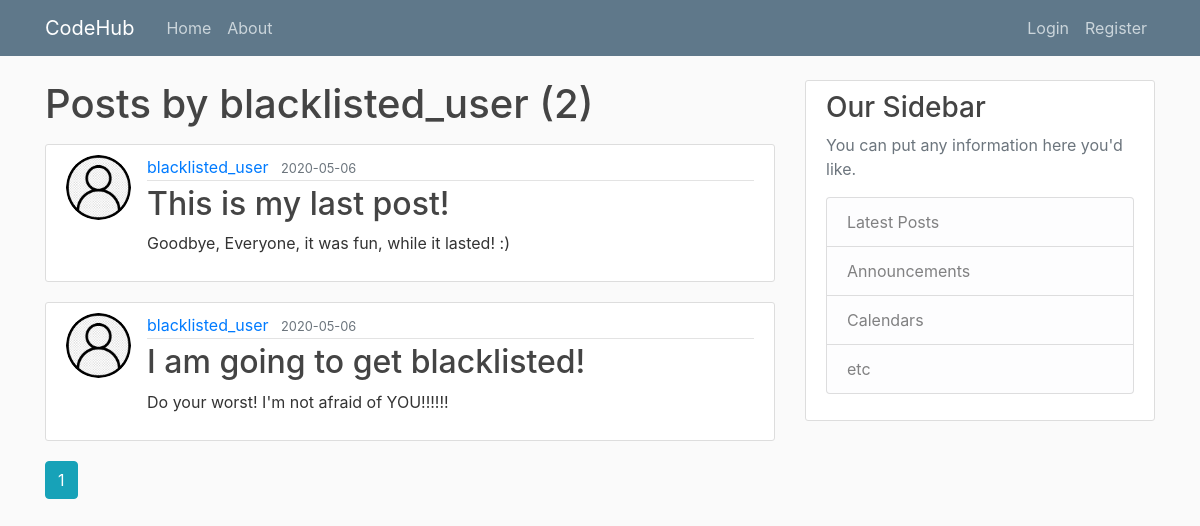
Page /user/blacklisted_user on the committed database.
### app/models.py (models this page shows, shortened)
class User(db.Model, UserMixin):
    id = db.Column(db.Integer, primary_key=True)                                    # Primary Key
    username = db.Column(db.String(20), unique=True, nullable=False)                # Each User will have a username, with a max(20) characters, it must be unique, and Null is not allowed!
    email = db.Column(db.String(120), unique=True, nullable=False)                  # Each User will have an email, with a max(120) characters, it must be unique, and Null is not allowed!
    image_file = db.Column(db.String(20), nullable=False, default='default.jpg')    # Each User will have a defualt profile Image, so uniqueness does not apply, since Null is not allowed!
    password = db.Column(db.String(60), nullable=False)                             # Each User will have passwords, with a max(60) characters, uniqueness does not apply, and Null is not allowed!
    posts = db.relationship('Post', backref='author', lazy=True)                    # This is linked to Posts, Lazy Evaluation is set to: True
    reputation = db.Column(db.Integer, nullable=False, default=10)                  # This has a default value of 10
    chance = db.Column(db.Boolean, nullable=False, default=True)                    # This has a default value of True
    blacklisted = db.Column(db.Boolean, unique=False, default=False)                # This has a default value of False
    compliments=db.Column(db.Integer, unique=False, default=0)                      # This has a default value of 0

class VIP(User):                                # This class inherits the User Class
    def vote_Super_User(self):
        print("This is the election committee place your votes now!")

class Post(db.Model):
    id = db.Column(db.Integer, primary_key=True)                                    # Primary Key
    title = db.Column(db.String(100), nullable=False)                               # Each Post will have a title, with a max(100) characters, uniqueness does not apply, and Null is not allowed!
    date_posted = db.Column(db.DateTime, nullable=False, default=datetime.utcnow)   # Each Post will have a date_posted, with DateTime set to utcnow, current time, and Null is not allowed!
    content = db.Column(db.Text, nullable=False)                                    # Each Post will have a content with no character limit, and Null is not allowed!
    user_id = db.Column(db.Integer, db.ForeignKey('user.id'), nullable=False)       # This is using the user id as a ForeignKey, each post must have an Author, so Null is not allowed!

### app/users/routes.py (the view)
@users.route('/user/<string:username>')                                       # String
def user_posts(username):
    page = request.args.get('page', 1, type=int)                            # We request a page, the default page is 1, of type int
    user = User.query.filter_by(username=username).first_or_404()
    posts = Post.query.filter_by(author=user)\
        .order_by(Post.date_posted.desc())\
        .paginate(page=page, per_page=5)
    return render_template('user_posts.html', posts=posts, user=user)       # Redirect to user_posts.html

### app/templates/user_posts.html
{% extends "template.html" %}
{% block content %}
    <h1 class="mb-3">Posts by {{ user.username }} ({{ posts.total }}) </h1>
    {% for post in posts.items %}
        <article class="media content-section">
            <img class="rounded-circle article-img" src="{{ url_for('static', filename='profile_images/' + post.author.image_file ) }}">
            <div class="media-body">
                <div class="article-metadata">
                    <a class="mr-2" href="{{ url_for('users.user_posts', username=post.author.username) }}">{{ post.author.username }}</a>
                    <small class="text-muted">{{ post.date_posted.strftime('%Y-%m-%d') }}</small>
                </div>
                <h2><a class="article-title" href="{{url_for('posts.post', post_id=post.id) }}">{{ post.title }}</a></h2>
                <p class="article-content">{{ post.content }}</p>
            </div>
        </article>
    {% endfor %}
    {% for page_num in posts.iter_pages(left_edge=1, right_edge=1, left_current=1, right_current=2) %}
        {% if page_num %}
            {% if posts.page == page_num %}
                <a class="btn btn-info mb-4" href="{{ url_for('users.user_posts', username=user.username, page=page_num) }}">{{ page_num }}</a>
            {% else %}
                <a class="btn btn-outline-info mb-4" href="{{ url_for('users.user_posts', username=user.username, page=page_num) }}">{{ page_num }}</a>
            {% endif %}
        {% else %}
            ...
        {% endif %}
    {% endfor %}
{% endblock content %}

### app/static/main.css (style rules this page uses)
body { background: #fafafa; color: #333333; margin-top: 5rem; }
h1, h2, h3, h4, h5, h6 { color: #444444; }
.content-section { background: #ffffff; padding: 10px 20px; border: 1px solid #dddddd; border-radius: 3px; margin-bottom: 20px; }
.article-title { color: #444444; }
.article-content { white-space: pre-line; }
.article-img { height: 65px; width: 65px; margin-right: 16px; }
.article-metadata { padding-bottom: 1px; margin-bottom: 4px; border-bottom: 1px solid #e3e3e3 }

### rows in the picture
VIP: username "blacklisted_user"
Post: image_file (placeholder picture), author.username "blacklisted_user", date_posted "2020-05-06", title "This is my last post!", content "Goodbye, Everyone, it was fun, while it lasted! :)"
Post: image_file (placeholder picture), author.username "blacklisted_user", date_posted "2020-05-06", title "I am going to get blacklisted!", content "Do your worst! I'm not afraid of YOU!!!!!!"

### other values in the picture
{{ posts.total }} "2"
{{ page_num }} "1"
